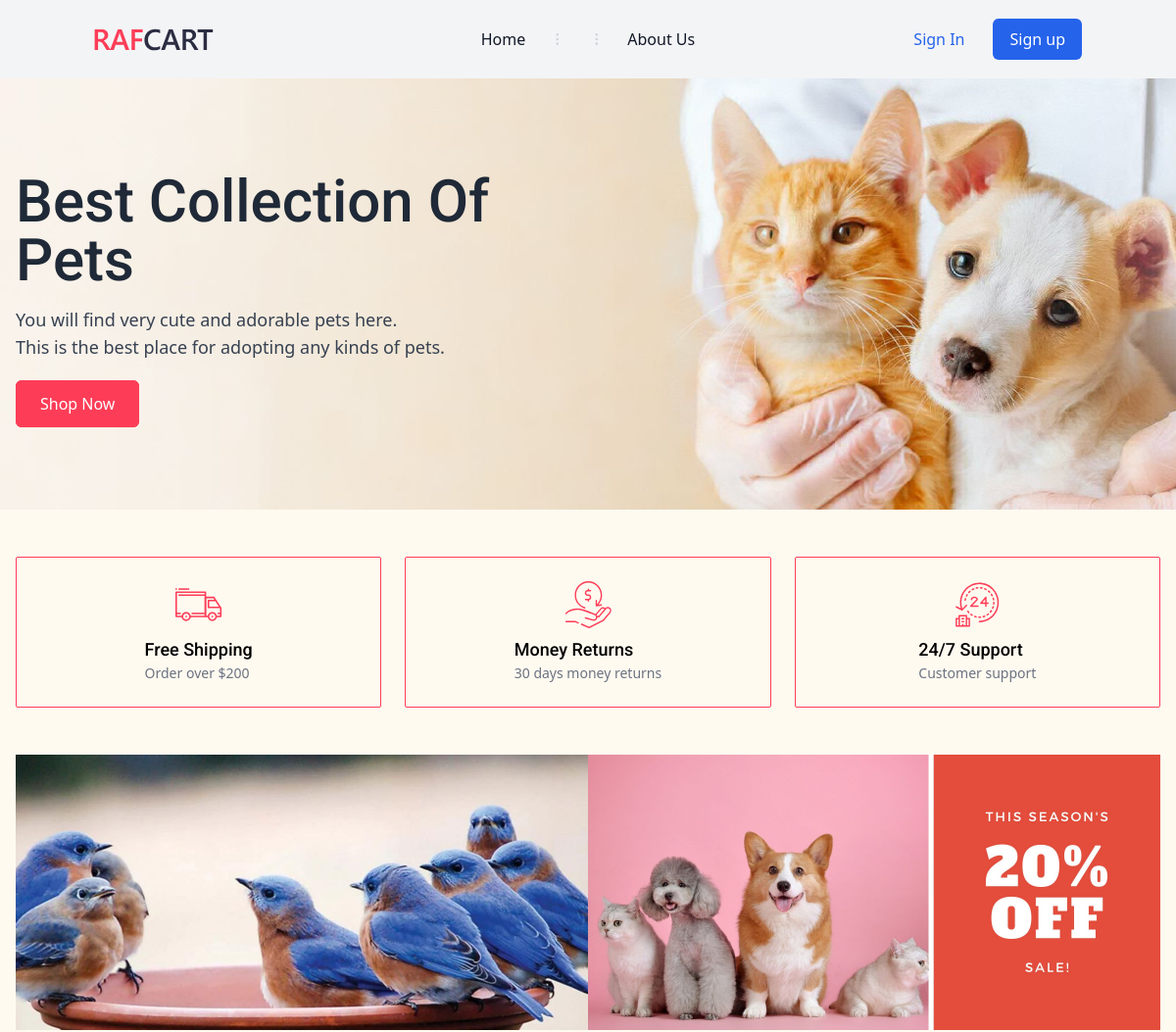
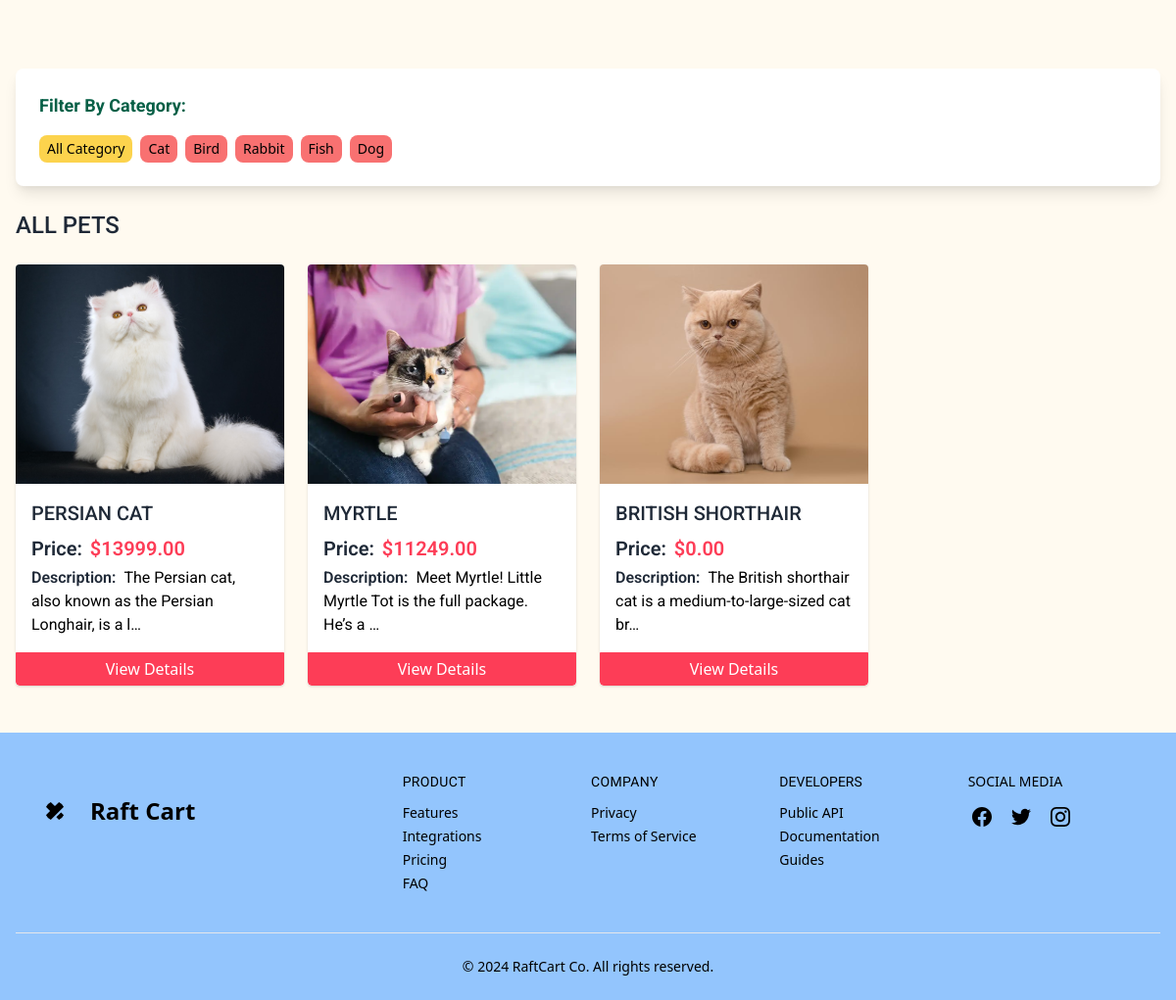
/category/cat/, run on the app's committed database (2 pictures, top to bottom).
### categories/models.py (models this page shows, shortened)
class Category(models.Model):
    category_name = models.CharField(max_length=100)
    slug = models.SlugField(max_length=100,unique=True, null=True, blank=True)

### pets/models.py (models this page shows, shortened)
class Pet(models.Model):
    pet_title = models.CharField(max_length=50)
    description = models.TextField()
    price =models.DecimalField(decimal_places=2, max_digits = 12)
    category = models.ForeignKey(Category, on_delete=models.CASCADE)
    customer = models.ForeignKey(User, on_delete=models.CASCADE, blank = True, null = True)
    adopted_by = models.ManyToManyField(User, related_name='adopted_pet', blank=True)
    images = models.ImageField(upload_to='pets/media/uploads/')
    quantity = models.PositiveIntegerField(default=1)

### core/views.py (the view)
# urls.py: path('', views.home, name='home'),
def home(request, category_slug = None):
    data = Pet.objects.all()
    if category_slug is not None:
        category = Category.objects.get(slug = category_slug)
        data = Pet.objects.filter(category  = category)
    categories = Category.objects.all()
    return render(request, 'index.html', {'data' : data, 'category' : categories})

### core/templates/index.html (shortened to what this page needs)
{% extends 'base.html' %}{% load static %}{% block head_title %}Raft Cart{% endblock %}{% block content %}
<body>
    <div class="bg-cover bg-no-repeat bg-center py-24" style="background-image: url('{% static 'images/slidePackagesandPlans.jpg'%}');">
        <div class="container">
            <h1 class="text-4xl sm:text-6xl text-gray-800 font-medium mb-4 capitalize">
                Best Collection Of <br> Pets
            </h1>
            <p class="text-gray-700 text-lg">You will find very cute and adorable pets here.<br>
                This is the best place for adopting any kinds of pets.</p>
            <div class="mt-8">
                <a href="{% url 'home' %}" class="bg-primary border border-primary text-white px-6 py-3 font-medium rounded-md hover:bg-transparent hover:text-primary">Shop Now</a>
            </div>
        </div>
    </div>
    <div class="container py-12">
        <div class="grid grid-cols-1 md:grid-cols-3 gap-6 justify-center">
            <div class="border border-primary rounded-sm px-3 py-6 flex flex-col justify-center items-center gap-2">
                <img src="{% static 'images/icons/delivery-van.svg'%}" alt="Delivery" class="w-12 h-12 object-contain">
                <div>
                    <h4 class="font-medium capitalize text-lg">Free Shipping</h4>
                    <p class="text-gray-500 text-sm">Order over $200</p>
                </div>
            </div>
            <div class="border border-primary rounded-sm px-3 py-6 flex flex-col justify-center items-center gap-2">
                <img src="{% static 'images/icons/money-back.svg'%}" alt="Delivery" class="w-12 h-12 object-contain">
                <div>
                    <h4 class="font-medium capitalize text-lg">Money Returns</h4>
                    <p class="text-gray-500 text-sm">30 days money returns</p>
                </div>
            </div>
            <div class="border border-primary rounded-sm px-3 py-6 flex flex-col justify-center items-center gap-2">
                <img src="{% static 'images/icons/service-hours.svg'%}" alt="Delivery" class="w-12 h-12 object-contain">
                <div>
                    <h4 class="font-medium capitalize text-lg">24/7 Support</h4>
                    <p class="text-gray-500 text-sm">Customer support</p>
                </div>
            </div>
        </div>
    </div>
    <div class="container pb-12">
        <a href="#">
            <img src="{% static 'images/20%off.jpg'%}" alt="ads" class="w-full">
        </a>
    </div>
    <div class="bg-gray-150">
        <div class="container py-6">
            <div class="bg-white p-6 rounded-lg shadow-lg">
                <h2 class="text-lg font-bold mb-4 text-green-800">Filter By Category:</h2>
                <div class="flex flex-wrap gap-2">
                    <a href="{% url 'home' %}" class="bg-yellow-300 hover:bg-green-500 py-1 px-2 rounded-lg text-sm">All Category</a>
                    {% for cat in category %}
                    <a href="{% url 'category_wise_pet' cat.slug %}" class="bg-red-400 hover:bg-green-300 py-1 px-2 rounded-lg text-sm">{{cat.category_name}}</a>
                    {% endfor %}
                </div>
            </div>
        </div>
    </div>
    <div class="container pb-12">
        <h2 class="text-2xl font-medium text-gray-800 uppercase mb-6">All Pets</h2>
        <div class="grid grid-cols-1 md:grid-cols-4 gap-6">
            {% for pet in data %}
            <div class="bg-white shadow rounded overflow-hidden group">
                <div class="relative">
                    <img src="{{ pet.images.url }}" alt="pets" class="w-full h-56 object-cover">
                </div>
                <div class="pt-4 pb-3 px-4">
                    <h4 class="uppercase font-medium text-xl mb-2 text-gray-800 hover:text-primary transition">{{pet.pet_title}}</h4>
                    <div class="flex items-baseline mb-1 space-x-2">
                        <p class="space-x-1 font-roboto">
                            <span class="text-gray-800 text-xl font-semibold">Price:</span>
                            <span class="text-primary text-xl font-semibold">${{pet.price}}</span>
                        </p>
                    </div>
                    <div class="flex items-baseline mb-1 space-x-2">
                        <p class="space-x-1 font-roboto">
                            <span class="text-gray-800 font-semibold">Description:</span>
                            <span>{{pet.description |truncatechars:60}}</span>
                        </p>
                    </div>
                </div>
                <a href="{% url 'detail_pet' pet.id %}" class="block w-full py-1 text-center text-white bg-primary border border-primary rounded-b hover:bg-transparent hover:text-primary transition">View Details</a>
            </div>
            {% endfor %}
        </div>
    </div>
</body>
{% endblock %}

### core/templates/base.html (shortened to what this page needs)
{% load static %}
<!DOCTYPE html>
<html lang="en">
<head>
    <link rel="stylesheet" href="{% static 'css/main.css'%}">
    <link href="https://unpkg.com/tailwindcss@^1.0/dist/tailwind.min.css" rel="stylesheet"/>
    <link href="https://cdn.jsdelivr.net/npm/tailwindcss@2.2.19/dist/tailwind.min.css" rel="stylesheet">
</head>
<body class="bg-orange-100">
    {% include 'navbar.html' %}
    {% block body %}
    <div class="lg:container lg:mx-auto" id="main">
        {% block content %} {% endblock %}
    </div>
    {% include 'footer.html' %}
    {% endblock %}
</body>
</html>

### core/templates/navbar.html (shortened to what this page needs)
{%load static%}
	<nav class="bg-gray-100">
        <div class="relative flex items-center justify-between sm:h-20 md:justify-center py-6 px-4 mx-20">
            <a class="text-3xl font-bold leading-none" href="{% url 'home' %}">
                <img src="{% static 'images/logo.svg' %}"/>
            </a>
            <ul class="hidden absolute top-1/2 left-1/2 transform -translate-y-1/2 -translate-x-1/2 lg:flex lg:mx-auto lg:flex lg:items-center lg:w-auto lg:space-x-6">
                <li><a class="font-medium text-gray-900 hover:text-red-500 transition duration-150 ease-in-out" href="{% url 'home' %}">Home</a></li>
                <li class="text-gray-300">
                    <svg xmlns="http://www.w3.org/2000/svg" fill="none" stroke="currentColor" class="w-4 h-4 current-fill" viewBox="0 0 24 24">
                        <path stroke-linecap="round" stroke-linejoin="round" stroke-width="2" d="M12 5v0m0 7v0m0 7v0m0-13a1 1 0 110-2 1 1 0 010 2zm0 7a1 1 0 110-2 1 1 0 010 2zm0 7a1 1 0 110-2 1 1 0 010 2z" />
                    </svg>
                </li>
                <li class="text-gray-300">
                    <svg xmlns="http://www.w3.org/2000/svg" fill="none" stroke="currentColor" class="w-4 h-4 current-fill" viewBox="0 0 24 24">
                        <path stroke-linecap="round" stroke-linejoin="round" stroke-width="2" d="M12 5v0m0 7v0m0 7v0m0-13a1 1 0 110-2 1 1 0 010 2zm0 7a1 1 0 110-2 1 1 0 010 2zm0 7a1 1 0 110-2 1 1 0 010 2z" />
                    </svg>
                </li>
                <li><a class="font-medium text-gray-900 hover:text-green-500 transition duration-150 ease-in-out" href="{% url 'about' %}">About Us</a></li>
            </ul>
            {% if request.user.is_authenticated %}
                <a class="hidden lg:inline-block lg:ml-auto lg:mr-3 px-10 py-2 border border-transparent text-base leading-6 font-medium text-blue-600 hover:text-green-500 focus:outline-none transition duration-150 ease-in-out" href="{% url 'profile' %}">Profile</a>
                <a class="hidden lg:inline-block px-4 py-2 border border-transparent text-base leading-6 font-medium rounded-md text-white bg-blue-600 hover:bg-red-500 focus:outline-none focus:border-blue-700 transition duration-150 ease-in-out" href="{% url 'logout' %}">Logout</a>
                {% else %}
                <a class="hidden lg:inline-block lg:ml-auto lg:mr-3 px-4 py-2 border border-transparent text-base leading-6 font-medium text-blue-600 hover:text-green-500 focus:outline-none transition duration-150 ease-in-out" href="{% url 'login' %}">Sign In</a>
                <a class="hidden lg:inline-block py-2 px-4 py-2 border border-transparent text-base leading-6 font-medium rounded-md text-white bg-blue-600 hover:bg-red-500 focus:outline-none focus:border-blue-700 transition duration-150 ease-in-out" href="{% url 'register' %}">Sign up</a>
            {% endif %}
        </nav>

### core/templates/footer.html (shortened to what this page needs)
{%load static %}
<footer class="px-4 py divide-y dark:bg-gray-800 dark:text-gray-500 bg-blue-300">
	<div class="container flex flex-col justify-between py-10 mx-auto space-y-8 sm:flex-row sm:space-y-0">
		<div class="lg:w-1/3 mt-4">
			<a rel="noopener noreferrer" href="#" class="flex justify-center space-x-3 lg:justify-start">
				<div class="flex items-center justify-center w-12 h-12 rounded-full dark:bg-violet-400">
				</div>
				<span class="self-center text-2xl font-semibold">Raft Cart</span>
			</a>
		</div>
		<div class="grid grid-cols-2 text-sm gap-x-3 gap-y-8 lg:w-2/3 sm:grid-cols-4">
			<div class="space-y-3">
				<h3 class="tracking-wide uppercase dark:text-gray-50">Product</h3>
				<ul class="space-y-1">
					<li>
						<a rel="noopener noreferrer" href="#">Features</a>
					</li>
					<li>
						<a rel="noopener noreferrer" href="#">Integrations</a>
					</li>
					<li>
						<a rel="noopener noreferrer" href="#">Pricing</a>
					</li>
					<li>
						<a rel="noopener noreferrer" href="#">FAQ</a>
					</li>
				</ul>
			</div>
			<div class="space-y-3">
				<h3 class="tracking-wide uppercase dark:text-gray-50">Company</h3>
				<ul class="space-y-1">
					<li>
						<a rel="noopener noreferrer" href="#">Privacy</a>
					</li>
					<li>
						<a rel="noopener noreferrer" href="#">Terms of Service</a>
					</li>
				</ul>
			</div>
			<div class="space-y-3">
				<h3 class="uppercase dark:text-gray-50">Developers</h3>
				<ul class="space-y-1">
					<li>
						<a rel="noopener noreferrer" href="#">Public API</a>
					</li>
					<li>
						<a rel="noopener noreferrer" href="#">Documentation</a>
					</li>
					<li>
						<a rel="noopener noreferrer" href="#">Guides</a>
					</li>
				</ul>
			</div>
			<div class="space-y-3">
				<div class="uppercase dark:text-gray-50">Social media</div>
				<div class="flex justify-start space-x-3">
					<a target="blank" rel="noopener noreferrer" href="https://www.facebook.com/profile.php?id=100028855069838" title="Facebook" class="flex items-center p-1">
					</a>
					<a target="blank" rel="noopener noreferrer" href="https://twitter.com/hasib9963" title="Twitter" class="flex items-center p-1">
					</a>
					<a target="blank" rel="noopener noreferrer" href="https://www.instagram.com/h_m_mahedi_hasan/" title="Instagram" class="flex items-center p-1">
					</a>
				</div>
			</div>
		</div>
	</div>
	<div class="py-6 text-sm text-center dark:text-gray-400">© 2024 RaftCart Co. All rights reserved.</div>
</footer>

### core/templates/base.html (style rules this page uses)
@media screen and (min-width: 1024px) { .lg\:container { max-width: 1200px; margin: 0 auto; } }
.container { max-width: 1200px; margin-left: auto; margin-right: auto; }

### data on the page
Category: category_name "Cat"
Category: category_name "Bird"
Category: category_name "Rabbit"
Category: category_name "Fish"
Category: category_name "Dog"
Pet: images (picture), pet_title "PERSIAN CAT", price "13999.00", description "The Persian cat, also known as the Persian Longhair, is a l…"
Pet: images (picture), pet_title "MYRTLE", price "11249.00", description "Meet Myrtle! Little Myrtle Tot is the full package. He’s a …"
Pet: images (picture), pet_title "BRITISH SHORTHAIR", price "0.00", description "The British shorthair cat is a medium-to-large-sized cat br…"
